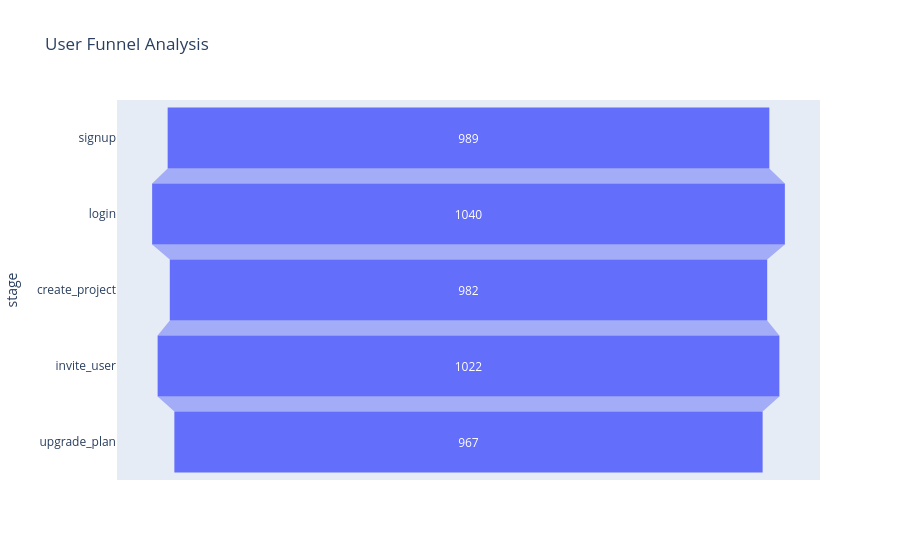

Notebook code for this chart:
### Markdown cell above
5. FUNNEL ANALYSIS

### Code cell
stages = ["signup", "login", "create_project", "invite_user", "upgrade_plan"]

funnel_df["stage"] = pd.Categorical(funnel_df["stage"], categories=stages, ordered=True)
funnel_df = funnel_df.sort_values("stage")

fig = px.funnel(funnel_df, x="users", y="stage", title="User Funnel Analysis")
fig.show()

### Figure 1 — Plotly figure (JSON) as saved in the notebook; plotly's stock layout.template omitted (floating-point values rounded to 4 significant figures)
{"data": [{"hovertemplate": "users=%{x}<br>stage=%{y}<extra></extra>", "legendgroup": "", "marker": {"color": "#636efa"}, "name": "", "orientation": "h", "showlegend": false, "type": "funnel", "x": [989, 1040, 982, 1022, 967], "xaxis": "x", "y": ["signup", "login", "create_project", "invite_user", "upgrade_plan"], "yaxis": "y"}], "layout": {"legend": {"tracegroupgap": 0}, "title": {"text": "User Funnel Analysis"}, "xaxis": {"anchor": "y", "domain": [0, 1], "title": {"text": "users"}}, "yaxis": {"anchor": "x", "domain": [0, 1], "title": {"text": "stage"}}}}
